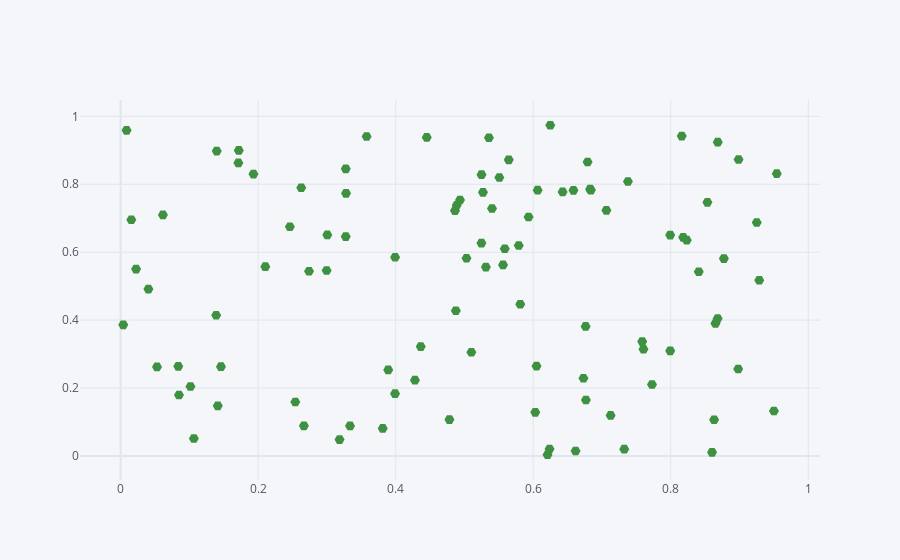

The notebook cell saved with this chart:
### Code cell
# 심볼 설정
df.iplot(kind='scatter', x='A', y="B", mode='markers+text', size=10, color='#3f9142', symbol=15)
